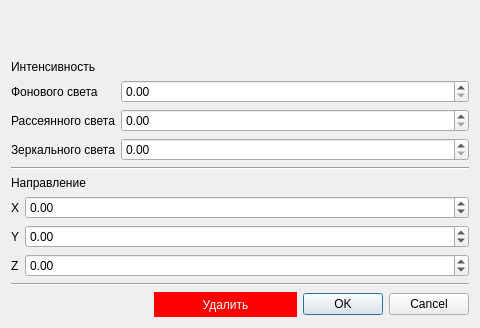
<?xml version="1.0" encoding="UTF-8"?>
<ui version="4.0">
 <class>DirectLightSetupWidget</class>
 <widget class="QDialog" name="DirectLightSetupWidget">
  <property name="geometry">
   <rect>
    <x>0</x>
    <y>0</y>
    <width>480</width>
    <height>328</height>
   </rect>
  </property>
  <property name="windowTitle">
   <string>Dialog</string>
  </property>
  <layout class="QVBoxLayout" name="verticalLayout">
   <item>
    <spacer name="verticalSpacer">
     <property name="orientation">
      <enum>Qt::Vertical</enum>
     </property>
     <property name="sizeHint" stdset="0">
      <size>
       <width>20</width>
       <height>40</height>
      </size>
     </property>
    </spacer>
   </item>
   <item>
    <widget class="QLabel" name="label_4">
     <property name="sizePolicy">
      <sizepolicy hsizetype="Preferred" vsizetype="Minimum">
       <horstretch>0</horstretch>
       <verstretch>0</verstretch>
      </sizepolicy>
     </property>
     <property name="text">
      <string>Интенсивность</string>
     </property>
    </widget>
   </item>
   <item>
    <layout class="QFormLayout" name="formLayout">
     <item row="1" column="0">
      <widget class="QLabel" name="label">
       <property name="text">
        <string>Фонового света</string>
       </property>
      </widget>
     </item>
     <item row="1" column="1">
      <widget class="QDoubleSpinBox" name="ambientSB">
       <property name="maximum">
        <double>1.000000000000000</double>
       </property>
       <property name="singleStep">
        <double>0.100000000000000</double>
       </property>
      </widget>
     </item>
     <item row="2" column="0">
      <widget class="QLabel" name="label_2">
       <property name="text">
        <string>Рассеянного света</string>
       </property>
      </widget>
     </item>
     <item row="2" column="1">
      <widget class="QDoubleSpinBox" name="diffuseSB">
       <property name="maximum">
        <double>1.000000000000000</double>
       </property>
       <property name="singleStep">
        <double>0.100000000000000</double>
       </property>
      </widget>
     </item>
     <item row="3" column="0">
      <widget class="QLabel" name="label_3">
       <property name="text">
        <string>Зеркального света</string>
       </property>
      </widget>
     </item>
     <item row="3" column="1">
      <widget class="QDoubleSpinBox" name="specularSB">
       <property name="maximum">
        <double>1.000000000000000</double>
       </property>
       <property name="singleStep">
        <double>0.100000000000000</double>
       </property>
      </widget>
     </item>
    </layout>
   </item>
   <item>
    <widget class="Line" name="line">
     <property name="orientation">
      <enum>Qt::Horizontal</enum>
     </property>
    </widget>
   </item>
   <item>
    <widget class="QLabel" name="label_5">
     <property name="text">
      <string>Направление</string>
     </property>
    </widget>
   </item>
   <item>
    <layout class="QFormLayout" name="formLayout_2">
     <item row="0" column="0">
      <widget class="QLabel" name="label_6">
       <property name="text">
        <string>X</string>
       </property>
       <property name="margin">
        <number>5</number>
       </property>
      </widget>
     </item>
     <item row="0" column="1">
      <widget class="QDoubleSpinBox" name="xSB">
       <property name="minimum">
        <double>-100000.000000000000000</double>
       </property>
       <property name="maximum">
        <double>100000.000000000000000</double>
       </property>
      </widget>
     </item>
     <item row="1" column="0">
      <widget class="QLabel" name="label_7">
       <property name="text">
        <string>Y</string>
       </property>
       <property name="margin">
        <number>5</number>
       </property>
      </widget>
     </item>
     <item row="1" column="1">
      <widget class="QDoubleSpinBox" name="ySB">
       <property name="minimum">
        <double>-100000.000000000000000</double>
       </property>
       <property name="maximum">
        <double>100000.000000000000000</double>
       </property>
      </widget>
     </item>
     <item row="2" column="0">
      <widget class="QLabel" name="label_8">
       <property name="text">
        <string>Z</string>
       </property>
       <property name="margin">
        <number>5</number>
       </property>
      </widget>
     </item>
     <item row="2" column="1">
      <widget class="QDoubleSpinBox" name="zSB">
       <property name="minimum">
        <double>-100000.000000000000000</double>
       </property>
       <property name="maximum">
        <double>100000.000000000000000</double>
       </property>
      </widget>
     </item>
    </layout>
   </item>
   <item>
    <widget class="Line" name="line_2">
     <property name="orientation">
      <enum>Qt::Horizontal</enum>
     </property>
    </widget>
   </item>
   <item>
    <layout class="QHBoxLayout" name="horizontalLayout">
     <item>
      <spacer name="horizontalSpacer">
       <property name="orientation">
        <enum>Qt::Horizontal</enum>
       </property>
       <property name="sizeHint" stdset="0">
        <size>
         <width>40</width>
         <height>20</height>
        </size>
       </property>
      </spacer>
     </item>
     <item>
      <widget class="QPushButton" name="deleteBtn">
       <property name="sizePolicy">
        <sizepolicy hsizetype="Expanding" vsizetype="Fixed">
         <horstretch>0</horstretch>
         <verstretch>0</verstretch>
        </sizepolicy>
       </property>
       <property name="palette">
        <palette>
         <active>
          <colorrole role="WindowText">
           <brush brushstyle="SolidPattern">
            <color alpha="255">
             <red>255</red>
             <green>255</green>
             <blue>255</blue>
            </color>
           </brush>
          </colorrole>
          <colorrole role="Button">
           <brush brushstyle="SolidPattern">
            <color alpha="255">
             <red>255</red>
             <green>0</green>
             <blue>0</blue>
            </color>
           </brush>
          </colorrole>
          <colorrole role="Light">
           <brush brushstyle="SolidPattern">
            <color alpha="255">
             <red>255</red>
             <green>105</green>
             <blue>105</blue>
            </color>
           </brush>
          </colorrole>
          <colorrole role="Midlight">
           <brush brushstyle="SolidPattern">
            <color alpha="255">
             <red>247</red>
             <green>52</green>
             <blue>52</blue>
            </color>
           </brush>
          </colorrole>
          <colorrole role="Dark">
           <brush brushstyle="SolidPattern">
            <color alpha="255">
             <red>120</red>
             <green>0</green>
             <blue>0</blue>
            </color>
           </brush>
          </colorrole>
          <colorrole role="Mid">
           <brush brushstyle="SolidPattern">
            <color alpha="255">
             <red>160</red>
             <green>0</green>
             <blue>0</blue>
            </color>
           </brush>
          </colorrole>
          <colorrole role="Text">
           <brush brushstyle="SolidPattern">
            <color alpha="255">
             <red>255</red>
             <green>255</green>
             <blue>255</blue>
            </color>
           </brush>
          </colorrole>
          <colorrole role="BrightText">
           <brush brushstyle="SolidPattern">
            <color alpha="255">
             <red>255</red>
             <green>255</green>
             <blue>255</blue>
            </color>
           </brush>
          </colorrole>
          <colorrole role="ButtonText">
           <brush brushstyle="SolidPattern">
            <color alpha="255">
             <red>255</red>
             <green>255</green>
             <blue>255</blue>
            </color>
           </brush>
          </colorrole>
          <colorrole role="Base">
           <brush brushstyle="SolidPattern">
            <color alpha="255">
             <red>255</red>
             <green>0</green>
             <blue>0</blue>
            </color>
           </brush>
          </colorrole>
          <colorrole role="Window">
           <brush brushstyle="SolidPattern">
            <color alpha="255">
             <red>255</red>
             <green>0</green>
             <blue>0</blue>
            </color>
           </brush>
          </colorrole>
          <colorrole role="Shadow">
           <brush brushstyle="SolidPattern">
            <color alpha="255">
             <red>0</red>
             <green>0</green>
             <blue>0</blue>
            </color>
           </brush>
          </colorrole>
          <colorrole role="AlternateBase">
           <brush brushstyle="SolidPattern">
            <color alpha="255">
             <red>247</red>
             <green>127</green>
             <blue>127</blue>
            </color>
           </brush>
          </colorrole>
          <colorrole role="ToolTipBase">
           <brush brushstyle="SolidPattern">
            <color alpha="255">
             <red>255</red>
             <green>255</green>
             <blue>220</blue>
            </color>
           </brush>
          </colorrole>
          <colorrole role="ToolTipText">
           <brush brushstyle="SolidPattern">
            <color alpha="255">
             <red>0</red>
             <green>0</green>
             <blue>0</blue>
            </color>
           </brush>
          </colorrole>
         </active>
         <inactive>
          <colorrole role="WindowText">
           <brush brushstyle="SolidPattern">
            <color alpha="255">
             <red>255</red>
             <green>255</green>
             <blue>255</blue>
            </color>
           </brush>
          </colorrole>
          <colorrole role="Button">
           <brush brushstyle="SolidPattern">
            <color alpha="255">
             <red>255</red>
             <green>0</green>
             <blue>0</blue>
            </color>
           </brush>
          </colorrole>
          <colorrole role="Light">
           <brush brushstyle="SolidPattern">
            <color alpha="255">
             <red>255</red>
             <green>105</green>
             <blue>105</blue>
            </color>
           </brush>
          </colorrole>
          <colorrole role="Midlight">
           <brush brushstyle="SolidPattern">
            <color alpha="255">
             <red>247</red>
             <green>52</green>
             <blue>52</blue>
            </color>
           </brush>
          </colorrole>
          <colorrole role="Dark">
           <brush brushstyle="SolidPattern">
            <color alpha="255">
             <red>120</red>
             <green>0</green>
             <blue>0</blue>
            </color>
           </brush>
          </colorrole>
          <colorrole role="Mid">
           <brush brushstyle="SolidPattern">
            <color alpha="255">
             <red>160</red>
             <green>0</green>
             <blue>0</blue>
            </color>
           </brush>
          </colorrole>
          <colorrole role="Text">
           <brush brushstyle="SolidPattern">
            <color alpha="255">
             <red>255</red>
             <green>255</green>
             <blue>255</blue>
            </color>
           </brush>
          </colorrole>
          <colorrole role="BrightText">
           <brush brushstyle="SolidPattern">
            <color alpha="255">
             <red>255</red>
             <green>255</green>
             <blue>255</blue>
            </color>
           </brush>
          </colorrole>
          <colorrole role="ButtonText">
           <brush brushstyle="SolidPattern">
            <color alpha="255">
             <red>255</red>
             <green>255</green>
             <blue>255</blue>
            </color>
           </brush>
          </colorrole>
          <colorrole role="Base">
           <brush brushstyle="SolidPattern">
            <color alpha="255">
             <red>255</red>
             <green>0</green>
             <blue>0</blue>
            </color>
           </brush>
          </colorrole>
          <colorrole role="Window">
           <brush brushstyle="SolidPattern">
            <color alpha="255">
             <red>255</red>
             <green>0</green>
             <blue>0</blue>
            </color>
           </brush>
          </colorrole>
          <colorrole role="Shadow">
           <brush brushstyle="SolidPattern">
            <color alpha="255">
             <red>0</red>
             <green>0</green>
             <blue>0</blue>
            </color>
           </brush>
          </colorrole>
          <colorrole role="AlternateBase">
           <brush brushstyle="SolidPattern">
            <color alpha="255">
             <red>247</red>
             <green>127</green>
             <blue>127</blue>
            </color>
           </brush>
          </colorrole>
          <colorrole role="ToolTipBase">
           <brush brushstyle="SolidPattern">
            <color alpha="255">
             <red>255</red>
             <green>255</green>
             <blue>220</blue>
            </color>
           </brush>
          </colorrole>
          <colorrole role="ToolTipText">
           <brush brushstyle="SolidPattern">
            <color alpha="255">
             <red>0</red>
             <green>0</green>
             <blue>0</blue>
            </color>
           </brush>
          </colorrole>
         </inactive>
         <disabled>
          <colorrole role="WindowText">
           <brush brushstyle="SolidPattern">
            <color alpha="255">
             <red>255</red>
             <green>255</green>
             <blue>255</blue>
            </color>
           </brush>
          </colorrole>
          <colorrole role="Button">
           <brush brushstyle="SolidPattern">
            <color alpha="255">
             <red>255</red>
             <green>0</green>
             <blue>0</blue>
            </color>
           </brush>
          </colorrole>
          <colorrole role="Light">
           <brush brushstyle="SolidPattern">
            <color alpha="255">
             <red>255</red>
             <green>105</green>
             <blue>105</blue>
            </color>
           </brush>
          </colorrole>
          <colorrole role="Midlight">
           <brush brushstyle="SolidPattern">
            <color alpha="255">
             <red>247</red>
             <green>52</green>
             <blue>52</blue>
            </color>
           </brush>
          </colorrole>
          <colorrole role="Dark">
           <brush brushstyle="SolidPattern">
            <color alpha="255">
             <red>120</red>
             <green>0</green>
             <blue>0</blue>
            </color>
           </brush>
          </colorrole>
          <colorrole role="Mid">
           <brush brushstyle="SolidPattern">
            <color alpha="255">
             <red>160</red>
             <green>0</green>
             <blue>0</blue>
            </color>
           </brush>
          </colorrole>
          <colorrole role="Text">
           <brush brushstyle="SolidPattern">
            <color alpha="255">
             <red>255</red>
             <green>255</green>
             <blue>255</blue>
            </color>
           </brush>
          </colorrole>
          <colorrole role="BrightText">
           <brush brushstyle="SolidPattern">
            <color alpha="255">
             <red>255</red>
             <green>255</green>
             <blue>255</blue>
            </color>
           </brush>
          </colorrole>
          <colorrole role="ButtonText">
           <brush brushstyle="SolidPattern">
            <color alpha="255">
             <red>255</red>
             <green>255</green>
             <blue>255</blue>
            </color>
           </brush>
          </colorrole>
          <colorrole role="Base">
           <brush brushstyle="SolidPattern">
            <color alpha="255">
             <red>255</red>
             <green>0</green>
             <blue>0</blue>
            </color>
           </brush>
          </colorrole>
          <colorrole role="Window">
           <brush brushstyle="SolidPattern">
            <color alpha="255">
             <red>255</red>
             <green>0</green>
             <blue>0</blue>
            </color>
           </brush>
          </colorrole>
          <colorrole role="Shadow">
           <brush brushstyle="SolidPattern">
            <color alpha="255">
             <red>0</red>
             <green>0</green>
             <blue>0</blue>
            </color>
           </brush>
          </colorrole>
          <colorrole role="AlternateBase">
           <brush brushstyle="SolidPattern">
            <color alpha="255">
             <red>240</red>
             <green>0</green>
             <blue>0</blue>
            </color>
           </brush>
          </colorrole>
          <colorrole role="ToolTipBase">
           <brush brushstyle="SolidPattern">
            <color alpha="255">
             <red>255</red>
             <green>255</green>
             <blue>220</blue>
            </color>
           </brush>
          </colorrole>
          <colorrole role="ToolTipText">
           <brush brushstyle="SolidPattern">
            <color alpha="255">
             <red>0</red>
             <green>0</green>
             <blue>0</blue>
            </color>
           </brush>
          </colorrole>
         </disabled>
        </palette>
       </property>
       <property name="autoFillBackground">
        <bool>false</bool>
       </property>
       <property name="styleSheet">
        <string notr="true">QPushButton {
background-color: red;
border-style: solid;
color: white;
height: 25px;
}</string>
       </property>
       <property name="text">
        <string>Удалить</string>
       </property>
       <property name="flat">
        <bool>false</bool>
       </property>
      </widget>
     </item>
     <item>
      <widget class="QDialogButtonBox" name="buttonBox">
       <property name="orientation">
        <enum>Qt::Horizontal</enum>
       </property>
       <property name="standardButtons">
        <set>QDialogButtonBox::Cancel|QDialogButtonBox::Ok</set>
       </property>
      </widget>
     </item>
    </layout>
   </item>
  </layout>
 </widget>
 <resources/>
 <connections>
  <connection>
   <sender>buttonBox</sender>
   <signal>accepted()</signal>
   <receiver>DirectLightSetupWidget</receiver>
   <slot>accept()</slot>
   <hints>
    <hint type="sourcelabel">
     <x>248</x>
     <y>254</y>
    </hint>
    <hint type="destinationlabel">
     <x>157</x>
     <y>274</y>
    </hint>
   </hints>
  </connection>
  <connection>
   <sender>buttonBox</sender>
   <signal>rejected()</signal>
   <receiver>DirectLightSetupWidget</receiver>
   <slot>reject()</slot>
   <hints>
    <hint type="sourcelabel">
     <x>316</x>
     <y>260</y>
    </hint>
    <hint type="destinationlabel">
     <x>286</x>
     <y>274</y>
    </hint>
   </hints>
  </connection>
 </connections>
</ui>
